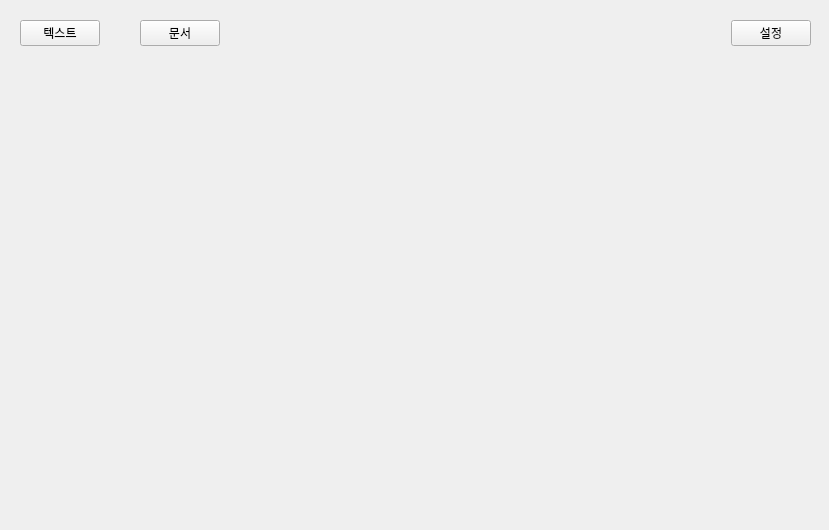
<?xml version="1.0" encoding="UTF-8"?>
<ui version="4.0">
 <class>FinTranslatorMainWidget</class>
 <widget class="QWidget" name="FinTranslatorMainWidget">
  <property name="geometry">
   <rect>
    <x>0</x>
    <y>0</y>
    <width>829</width>
    <height>530</height>
   </rect>
  </property>
  <property name="windowTitle">
   <string>FinTranslatorMainWidget</string>
  </property>
  <widget class="QWidget" name="layoutWidget">
   <property name="geometry">
    <rect>
     <x>10</x>
     <y>10</y>
     <width>811</width>
     <height>511</height>
    </rect>
   </property>
   <layout class="QGridLayout" name="mainLayout">
    <property name="leftMargin">
     <number>10</number>
    </property>
    <property name="topMargin">
     <number>10</number>
    </property>
    <property name="rightMargin">
     <number>10</number>
    </property>
    <property name="bottomMargin">
     <number>10</number>
    </property>
    <property name="horizontalSpacing">
     <number>0</number>
    </property>
    <property name="verticalSpacing">
     <number>10</number>
    </property>
    <item row="0" column="0">
     <layout class="QHBoxLayout" name="topMenuLayout" stretch="0,1">
      <property name="spacing">
       <number>0</number>
      </property>
      <item>
       <layout class="QHBoxLayout" name="tabBarLayout">
        <property name="spacing">
         <number>40</number>
        </property>
        <item alignment="Qt::AlignmentFlag::AlignLeft">
         <widget class="QPushButton" name="textTabButton">
          <property name="text">
           <string>텍스트</string>
          </property>
          <property name="checkable">
           <bool>true</bool>
          </property>
         </widget>
        </item>
        <item alignment="Qt::AlignmentFlag::AlignLeft">
         <widget class="QPushButton" name="docTabButton">
          <property name="text">
           <string>문서</string>
          </property>
          <property name="checkable">
           <bool>true</bool>
          </property>
         </widget>
        </item>
       </layout>
      </item>
      <item>
       <layout class="QHBoxLayout" name="rightAlignLayout">
        <property name="spacing">
         <number>20</number>
        </property>
        <item>
         <spacer name="horizontalSpacer">
          <property name="orientation">
           <enum>Qt::Orientation::Horizontal</enum>
          </property>
          <property name="sizeHint" stdset="0">
           <size>
            <width>40</width>
            <height>20</height>
           </size>
          </property>
         </spacer>
        </item>
        <item alignment="Qt::AlignmentFlag::AlignRight">
         <widget class="QPushButton" name="settingsButton">
          <property name="text">
           <string>설정</string>
          </property>
         </widget>
        </item>
       </layout>
      </item>
     </layout>
    </item>
    <item row="2" column="0">
     <layout class="QHBoxLayout" name="statusLayout"/>
    </item>
    <item row="1" column="0">
     <widget class="QStackedWidget" name="mainStackedWidget"/>
    </item>
   </layout>
  </widget>
 </widget>
 <resources/>
 <connections/>
</ui>
